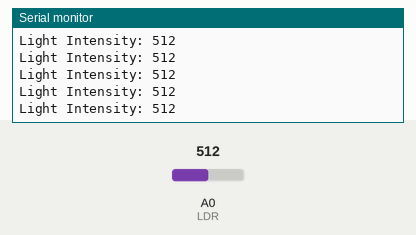
Bench run of a sketch on a simulated Arduino Uno, built with avr-gcc and run on an emulated ATmega328P. On the bench: the last lines printed to the serial monitor. Inputs (shaded band) come from the test bench; at power-on: A0 (LDR) = 512.

Above: at 1.2 s.
1.3 s: A0 (LDR) set to 716
At 1.31 s:
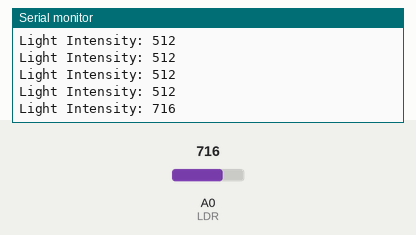
2.8 s: A0 (LDR) set to 900
At 2.82 s:
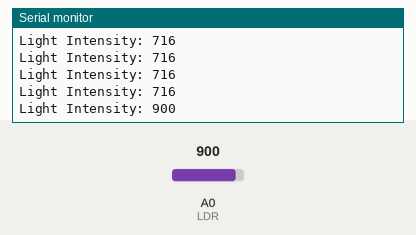
Timing chart, 0 to 5.8 s (numbered marks = the images above; inputs shaded):
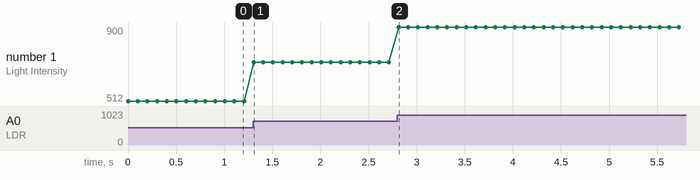

Measured:
- after the input at 1.3 s, the serial monitor: prints a new line at once (image 1)
- after the input at 2.8 s, the serial monitor: prints a new line at once (image 2)
- plotted number 1: 512 → 716 after the input at 1.3 s, 716 → 900 after the input at 2.8 s

The sketch:

7_LDR_Serial.ino
```cpp
#define LDR 0

void setup() {
  Serial.begin(115200);
  Serial.println("LDR Sensor Data");
}

void loop() {
  Serial.print("Light Intensity: ");
  Serial.println(analogRead(LDR));
  delay(100);
}
```
